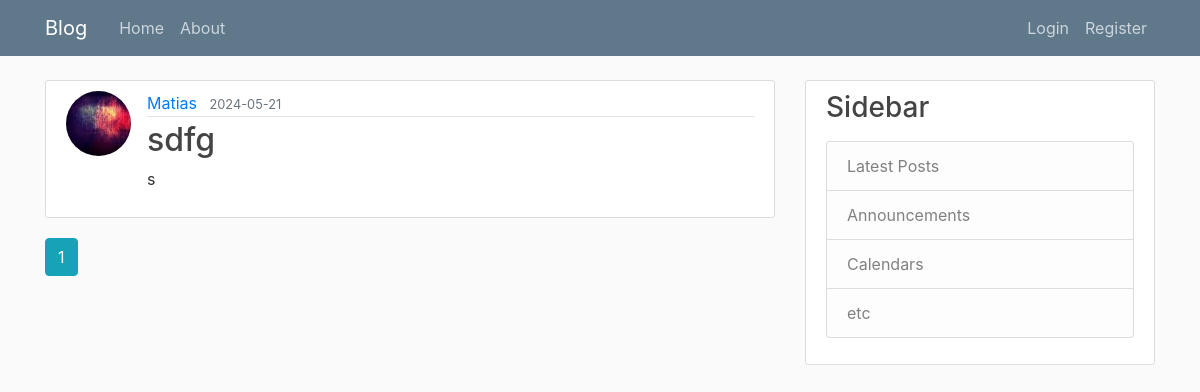
Page /home on the earlier database version.
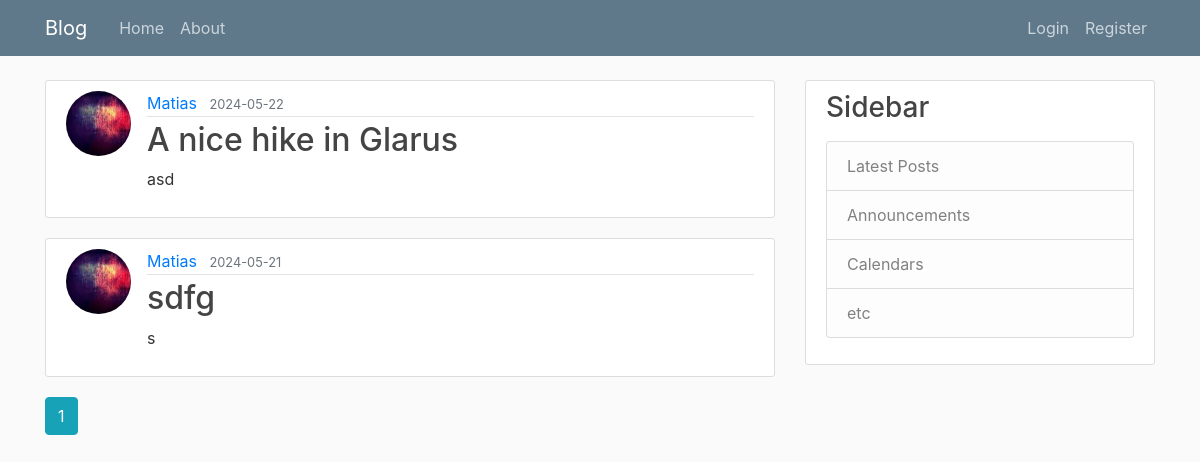
Same page on the later database version.
### flaskblog/models.py (models this page shows, shortened)
class Post(db.Model):
    id = db.Column(db.Integer, primary_key=True)
    title = db.Column(db.String(100), nullable=False)
    date_posted = db.Column(db.DateTime, nullable=False, default=datetime.utcnow)
    content = db.Column(db.Text, nullable=False)
    user_id = db.Column(db.Integer, db.ForeignKey('user.id'), nullable=False)
    gpx_file = db.Column(db.String(20), nullable=False)

class User(db.Model, UserMixin):
    id = db.Column(db.Integer, primary_key=True)
    username = db.Column(db.String(20), unique=True, nullable=False)
    email = db.Column(db.String(120), unique=True, nullable=False)
    image_file = db.Column(db.String(20), nullable=False, default='default.jpg')
    password = db.Column(db.String(60), nullable=False)
    posts = db.relationship('Post', backref='author', lazy=True)

### flaskblog/main/routes.py (the view)
@main.route("/")
@main.route("/home")
def home():
    page = request.args.get('page',1, type=int)
    posts = Post.query.order_by(Post.date_posted.desc())\
                      .paginate(page=page, per_page=5)
    return render_template('home.html', posts=posts)

### flaskblog/templates/home.html
{% extends 'layout.html' %}
{% block content %}
{% for post in posts.items %}
<article class="media content-section">
    <img class="rounded-circle article-img" src="{{ url_for('static', filename='profile_pics/' + post.author.image_file) }}">
    <div class="media-body">
        <div class="article-metadata">
            <a class="mr-2" href="{{ url_for('users.user_posts', username=post.author.username) }}">{{ post.author.username }}</a>
            <small class="text-muted">{{ post.date_posted.strftime('%Y-%m-%d') }}</small>
        </div>
        <h2><a class="article-title" href="{{ url_for('posts.post', post_id=post.id) }}">{{ post.title }}</a></h2>
        <p class="article-content">{{ post.content }}</p>
    </div>
</article>
{% endfor %}
{% for page_num in posts.iter_pages(left_edge=1, right_edge=1, left_current=1, right_current=2) %}
    {% if page_num %}
        {% if posts.page == page_num %}
        <a class="btn btn-info mb-4" href="{{ url_for('main.home', page=page_num) }}">{{ page_num }}</a>
        {% else %}
        <a class="btn btn-outline-info mb-4" href="{{ url_for('main.home', page=page_num) }}">{{ page_num }}</a>
        {% endif %}
    {% else %}
        ...
    {% endif%}
{% endfor%}
{% endblock content %}

### flaskblog/templates/layout.html (shortened to what this page needs)
<!DOCTYPE html>
<html>
<head>
    <link rel="stylesheet" href="https://maxcdn.bootstrapcdn.com/bootstrap/4.0.0/css/bootstrap.min.css">
    <link rel="stylesheet" type="text/css" href="{{ url_for('static', filename='main.css') }}">
</head>
<body>
    <header class="site-header">
      <nav class="navbar navbar-expand-md navbar-dark bg-steel fixed-top">
        <div class="container">
          <a class="navbar-brand mr-4" href="/">Blog</a>
          <div class="collapse navbar-collapse" id="navbarToggle">
            <div class="navbar-nav mr-auto">
              <a class="nav-item nav-link" href="{{ url_for('main.home') }}">Home</a>
              <a class="nav-item nav-link" href="{{ url_for('main.about') }}">About</a>
            </div>
            <div class="navbar-nav">
              {% if current_user.is_authenticated %}
                <a class="nav-item nav-link" href="{{ url_for('posts.new_post') }}">New Post</a>
                <a class="nav-item nav-link" href="{{ url_for('users.account') }}">Account</a>
                <a class="nav-item nav-link" href="{{ url_for('users.logout') }}">Logout</a>
              {% else %}
                <a class="nav-item nav-link" href="{{ url_for('users.login') }}">Login</a>
                <a class="nav-item nav-link" href="{{ url_for('users.register') }}">Register</a>
              {% endif %}
            </div>
          </div>
        </div>
      </nav>
    </header>
    <main role="main" class="container">
      <div class="row">
        <div class="col-md-8">
          {% block content %}{% endblock %}
        </div>
        <div class="col-md-4">
          <div class="content-section">
            <h3>Sidebar</h3>
            <p class='text-muted'>
              <ul class="list-group">
                <li class="list-group-item list-group-item-light">Latest Posts</li>
                <li class="list-group-item list-group-item-light">Announcements</li>
                <li class="list-group-item list-group-item-light">Calendars</li>
                <li class="list-group-item list-group-item-light">etc</li>
              </ul>
            </p>
          </div>
        </div>
      </div>
    </main>
</body>
</html>

### flaskblog/static/main.css (style rules this page uses)
body { background: #fafafa; color: #333333; margin-top: 5rem; }
h1, h2, h3, h4, h5, h6 { color: #444444; }
.bg-steel { background-color: #5f788a; }
.site-header .navbar-nav .nav-link { color: #cbd5db; }
.content-section { background: #ffffff; padding: 10px 20px; border: 1px solid #dddddd; border-radius: 3px; margin-bottom: 20px; }
.article-title { color: #444444; }
.article-content { white-space: pre-line; }
.article-img { height: 65px; width: 65px; margin-right: 16px; }
.article-metadata { padding-bottom: 1px; margin-bottom: 4px; border-bottom: 1px solid #e3e3e3 }

Differences in the rows shown:
added Post: image_file (picture), author.username "Matias", date_posted "2024-05-22", title "A nice hike in Glarus", content "asd"
